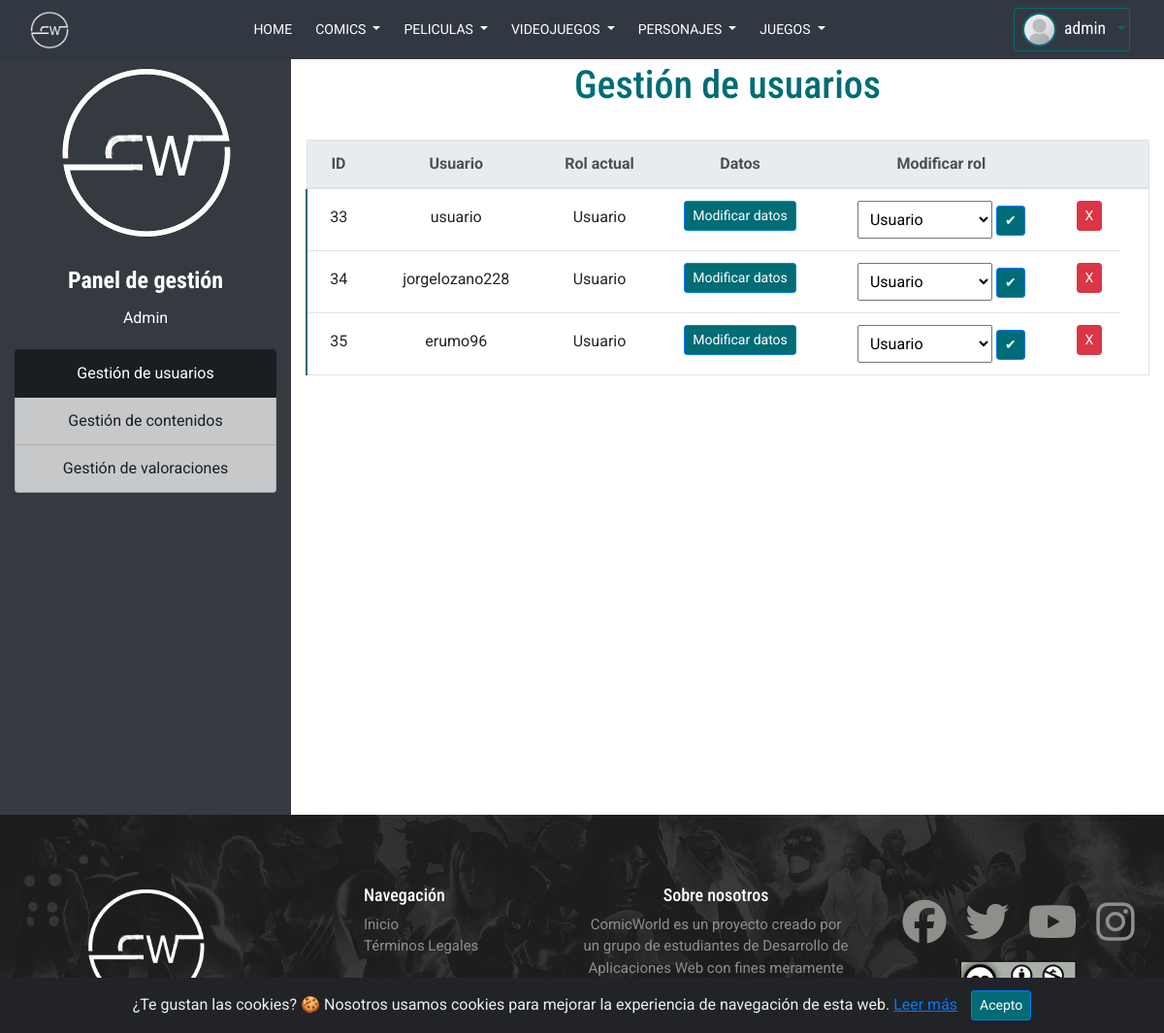
Page /ProyectoDIW/backendUsuario.php (signed in) on the committed database.
### tables this page shows
CREATE TABLE `usuario` (
  `id` int(11) NOT NULL,
  `username` varchar(200) NOT NULL,
  `password` varchar(200) NOT NULL,
  `nombre` varchar(200) NOT NULL,
  `apellido1` varchar(200) NOT NULL,
  `apellido2` varchar(200) DEFAULT NULL,
  `correo` varchar(200) NOT NULL,
  `fecha_nacimiento` date NOT NULL,
  `pais` varchar(200) NOT NULL,
  `codigo_postal` varchar(200) NOT NULL,
  `telefono` varchar(200) NOT NULL,
  `rol` varchar(200) NOT NULL,
  `usuario_google` tinyint(1) NOT NULL DEFAULT 0,
  `img_perfil` varchar(300) NOT NULL DEFAULT 'assets/img/usuarios/default_profile.jpg'
);

### ProyectoDIW/models/controladores/ControladorUsuario.php (called while the page is built, shortened)
<?php
include_once 'models/entidades/Usuario.php';
class ControladorUsuario {
    public static function getAllUsuarios(){
        $conexion=new Conexion();
        $usuarios=[];
        $resultados=$conexion->query("SELECT * FROM usuario");
        while($registro=$resultados->fetch_object()){
            $usuario=new Usuario($registro->username, $registro->password, $registro->nombre, $registro->apellido1, $registro->correo, $registro->fecha_nacimiento, $registro->pais, $registro->codigo_postal, $registro->telefono, $registro->rol, $registro->id, $registro->apellido2, $registro->usuario_google, $registro->img_perfil);
            $usuarios[]=$usuario;
        }
        return $usuarios;
    }
    public static function getUsuarioByID($id){
        $conexion=new Conexion();
        $resultado=$conexion->query("SELECT * FROM usuario WHERE id=$id");
        $registro=$resultado->fetch_object();
        $usuario=new Usuario($registro->username, $registro->password, $registro->nombre, $registro->apellido1, $registro->correo, $registro->fecha_nacimiento, $registro->pais, $registro->codigo_postal, $registro->telefono, $registro->rol, $registro->id, $registro->apellido2, $registro->usuario_google, $registro->img_perfil);
        return $usuario;
    }
}

### ProyectoDIW/models/entidades/Usuario.php (called while the page is built, shortened)
<?php
class Usuario {
    public function __construct($username, $password, $nombre, $apellido1, $correo, $fecha_nacimiento, $pais, $codigo_postal, $telefono, $rol="usuario", $id=0, $apellido2="", $usuario_google=0, $img_perfil="assets/img/usuarios/default_profile.jpg") {
        $this->username=$username;
        $this->rol=$rol;
        $this->id=$id;
        $this->img_perfil=$img_perfil;
    }
}

### ProyectoDIW/includes/sesion.php (called while the page is built, shortened)
<?php
include_once 'models/controladores/ControladorUsuario.php';
if (isset($_SESSION['id_usuario'])){
    $usuario=ControladorUsuario::getUsuarioByID($_SESSION['id_usuario']);
}
?>

### ProyectoDIW/includes/inclAdmin/componenteFilasUsuarios.php (the view, shortened to what this page needs)
<?php
function listarUsuarios($usuarios, $idUsuarioLogeado){
    if (count($usuarios)<=1){?>
        <tr>
            <td class="text-center" colspan="6">
                <h5 class="font-weight-bold">No hay más usuarios en la base de datos</h5>
            </td>
        </tr>
    <?php
    }
    else{
        foreach($usuarios as $usuarioFila){
            if ($usuarioFila->id!=$idUsuarioLogeado){
            ?>
                <tr class="filaInformacionPerfil">
                    <td><p><?php echo $usuarioFila->id ?></p></td>
                    <td><p id="<?php echo "nombre$usuarioFila->username" ?>"><?php echo $usuarioFila->username?></p></td>
                    <td>
                        <p><?php echo ucfirst($usuarioFila->rol) ?></p>
                    </td>
                    <td>
                        <form action="modificarUsuario.php" method="POST">
                            <input type="submit" class="btn btn-primary btn-sm" value="Modificar datos" name="verPerfil">
                        </form>
                    </td>
                    <form action="#" method="POST" class="formGestionUsuario">
                        <td>
                            <select name="rolUsuario" class="p-2">
                                <option value="usuario" <?php if($usuarioFila->rol=="usuario") echo 'selected'; ?>>Usuario</option>
                            </select>
                            <input type="submit" name="cambiarRol" value="✔" class="btn btn-primary btn-sm">
                        </td>
                        <td>
                            <input type="submit" name="eliminarUsuario" value="X" class="btn btn-danger btn-sm">
                        </td>
                    </form>
                </tr>
            <?php
            }
        }
    }
}

### ProyectoDIW/includes/menuNav.php (shortened to what this page needs)
<nav class="navbar fixed-top navbar-expand-lg navbar-fixed-top navbar-dark bg-success main-nav">
    <div class="container-fluid">
        <div class="navbar-header">
            <a href="index.php">
                <img src="assets/img/logo.png" alt="logo" height="40px" width="40px">
            </a>
        </div>
        <div class="collapse navbar-collapse" id="basicExampleNav">
            <ul class="nav navbar-nav mx-auto">
                <div class="nav-item dropdown">
                    <form action="index.php" method="GET">
                        <button class="btn btn-success bg-success btn-sm m-1 border-0" type="submit">HOME</button>
                    </form>
                </div>
                <div class="nav-item dropdown">
                    <button class="btn btn-success bg-success btn-sm dropdown-toggle m-1 border-0" type="button" id="dropdownMenuButton" data-toggle="dropdown" aria-haspopup="true" aria-expanded="false">
                        COMICS
                    </button>
                </div>
                <div class="nav-item dropdown">
                    <button class="btn btn-success bg-success btn-sm dropdown-toggle m-1 border-0" type="button" id="dropdownMenuButton" data-toggle="dropdown" aria-haspopup="true" aria-expanded="false">
                        PELICULAS
                    </button>
                </div>
                <div class="nav-item dropdown">
                    <button class="btn btn-success bg-success btn-sm dropdown-toggle m-1 border-0" type="button" id="dropdownMenuButton" data-toggle="dropdown" aria-haspopup="true" aria-expanded="false">
                        VIDEOJUEGOS
                    </button>
                </div>
                <div class="nav-item dropdown">
                    <button class="btn btn-success bg-success btn-sm dropdown-toggle m-1 border-0" type="button" id="dropdownMenuButton" data-toggle="dropdown" aria-haspopup="true" aria-expanded="false">
                        PERSONAJES
                    </button>
                </div>
                <div class="nav-item dropdown">
                    <button class="btn btn-success bg-success btn-sm dropdown-toggle m-1 border-0" type="button" id="dropdownMenuButton" data-toggle="dropdown" aria-haspopup="true" aria-expanded="false">
                        JUEGOS
                    </button>
                </div>
            </ul>
        </div>
        <?php if (isset($_SESSION['id_usuario'])){ ?>
            <div class="nav-item dropdown">
                <ul class="nav navbar-nav flex-row justify-content-between ml-auto">
                    <li id="dropdownLoginLI" class="dropdown order-1">
                        <button type="button" id="dropdownMenu1" data-toggle="dropdown" class="text-white ml-1 mr-1 btn btn-outline-primary dropdown-toggle p-1">
                            <span class="p-1"><img src="<?php echo $usuario->img_perfil ?>" class="rounded-circle mr-2 imgPerfilNav"><p class="d-inline m-0 nombreUsuarioNav"><?php echo $usuario->username?></p></span>
                        </button>
                    </li>
                </ul>
            </div>
            <?php } else { ?>
                <button class="btn float-right" data-toggle="modal" data-target="#exampleModal">
                    <i class="fas fa-user text-white"></i>
                </button>
            <?php } ?>
    </div>
</nav>
<div id="correctorBarra"></div>

### ProyectoDIW/includes/inclAdmin/backend_sidebar.php
<?php
function sidebar($usuario){
    ?>
    <div class="col-12 col-md-3 containerAlturaBackend bg-dark">
        <div class="row p-0">
            <div class="col-12 text-center p-4">
                <img class="img-fluid rounded-circle" src="assets/img/logo.png">
            </div>
            <div class="col-12">
                <h4 class="text-center text-white font-weight-bold">Panel de gestión</h4>
            </div>
            <div class="col-12">
                <p class="text-center text-white m-1"><?php echo ucfirst($usuario->rol) ?></p>
            </div>
        </div>
        <div class="row my-3">
            <div class="col-12">
                <div class="list-group text-center">
                    <?php
                    if ($usuario->rol=="admin"){
                    ?>
                        <a href="backendUsuario.php" class="list-group-item list-group-item-dark list-group-item-action <?php if (strpos($_SERVER['SCRIPT_NAME'], "backendUsuario.php" )!=false) echo "active" ?>">Gestión de usuarios</a>
                    <?php
                    }
                    ?>
                    <a href="backendContenido.php" class="list-group-item list-group-item-dark list-group-item-action <?php if (strpos($_SERVER['SCRIPT_NAME'], "backendContenido.php" )!=false) echo "active" ?>">Gestión de contenidos</a>
                    <?php
                    if ($usuario->rol=="admin"){
                    ?>
                        <a href="backendValoraciones.php" class="list-group-item list-group-item-dark list-group-item-action <?php if (strpos($_SERVER['SCRIPT_NAME'], "backendValoraciones.php" )!=false) echo "active" ?>">Gestión de valoraciones</a>
                    <?php
                    }
                    ?>
                </div>
            </div>
        </div>
    </div>
    <?php
}
?>

### ProyectoDIW/css/resume.css (style rules this page uses)
.bg-success { background-color: #323842 !important; }
.btn-primary { background-color: #006C75 !important; }
.btn-outline-primary { border-color: #006C75 !important; color: #006C75 !important; }
body { font-family: "Roboto", sans-serif; overflow-x: hidden; }
h1, h2, h3, h4, h5 { font-family: "Roboto Condensed", sans-serif; }
#correctorBarra { height: 40px; }
.nombreUsuarioNav { font-family: "Roboto Condensed", sans-serif; font-size: 1.1em; color: white; }
.imgPerfilNav { border: 2px solid #006C75; width: 35px; }
@media (min-width: 768px) { .filaInformacionPerfil { border-left: 2px solid #006C75; } }
@media (min-width: 575px) { .containerAlturaBackend { height: 100vh; } }
.tablaBackend td p { margin: 0px; padding: 5px; }

### rows in the picture
usuario: img_perfil (placeholder picture), username "admin", rol "Admin"
usuario: id "33", username "usuario", rol "Usuario", rolUsuario "Usuario"
usuario: id "34", username "jorgelozano228", rol "Usuario", rolUsuario "Usuario"
usuario: id "35", username "erumo96", rol "Usuario", rolUsuario "Usuario"
